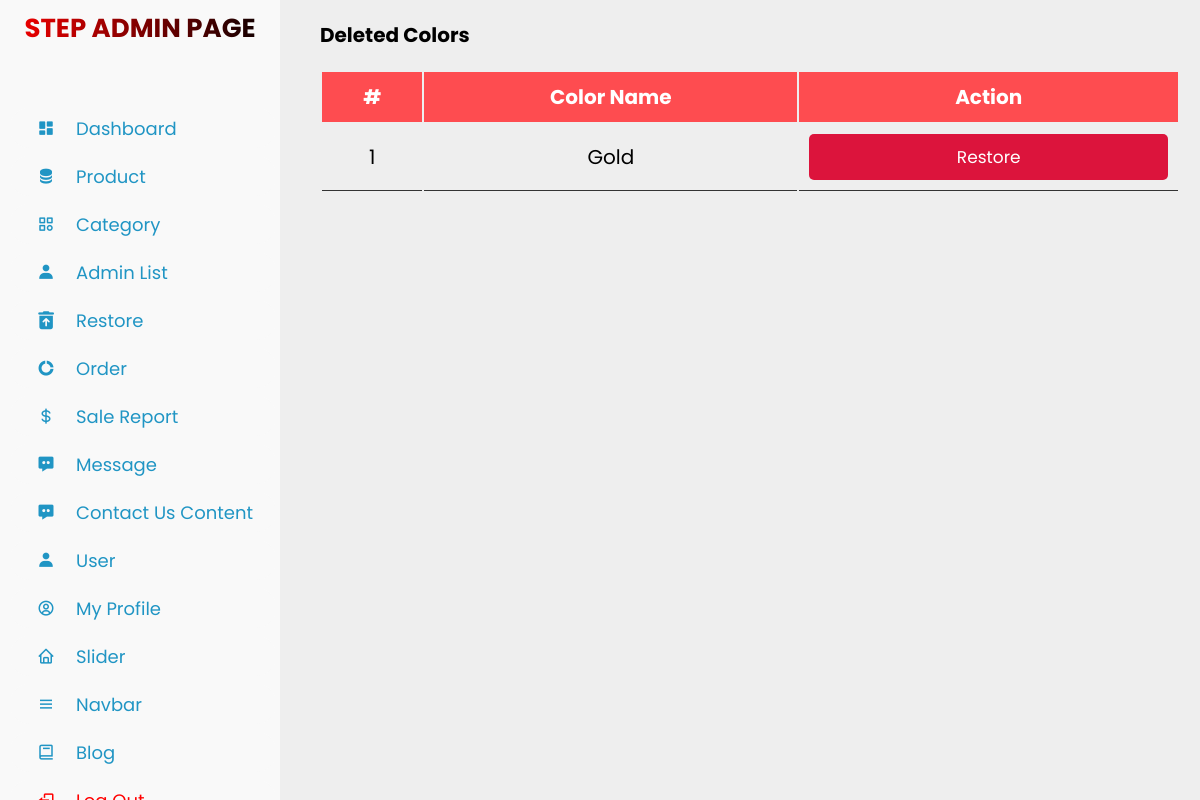
Page /admin_restore_colors.php on the earlier database version.
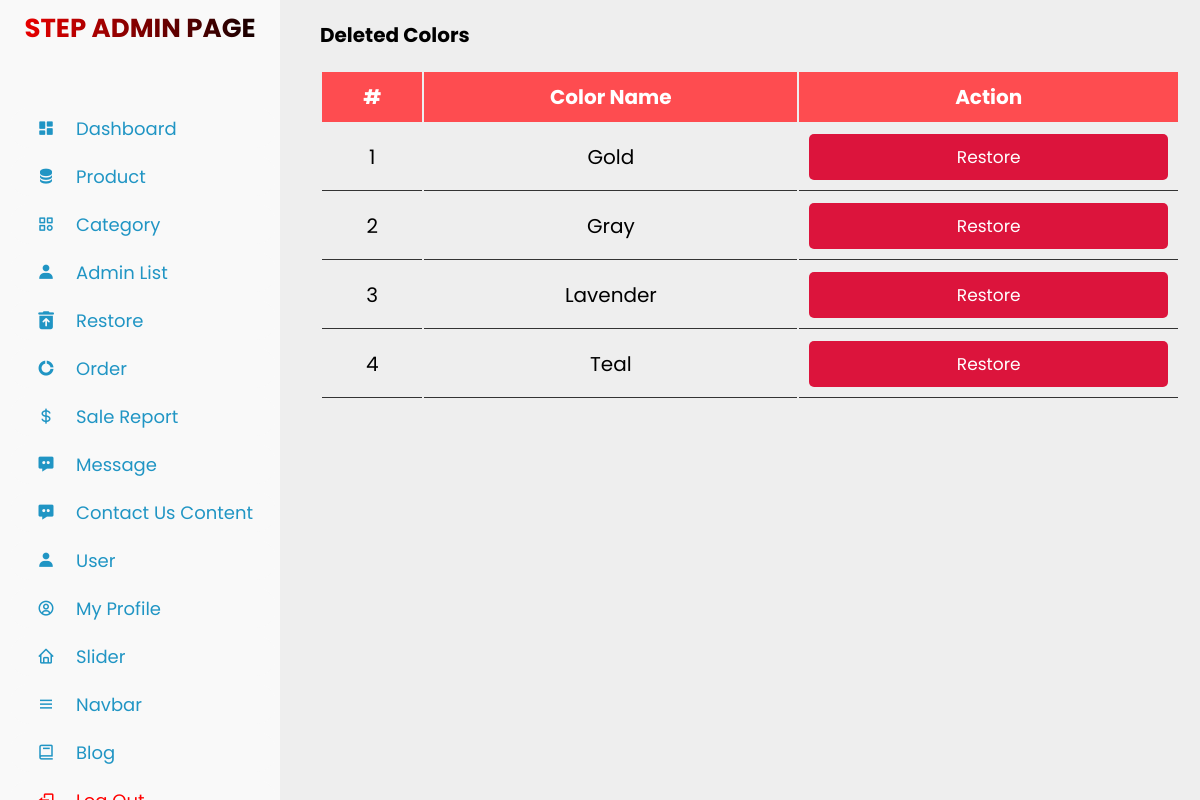
Same page on the later database version.
### tables this page shows
CREATE TABLE `deleted_colors` (
  `id` int(11) NOT NULL,
  `color_name` varchar(255) NOT NULL,
  `deleted_at` datetime DEFAULT current_timestamp()
);

### admin_restore_colors.php (the view, shortened to what this page needs)
<?php
include 'connect.php';
$stmt = $conn->prepare("SELECT * FROM deleted_colors");
$stmt->execute();
$deleted_colors = $stmt->fetchAll(PDO::FETCH_ASSOC);
?>
<!DOCTYPE html>
<html lang="en">
<head>
    <link rel="stylesheet" type="text/css" href="assets/css/admin_categories.css">
</head>
<body>
    <?php include 'sidebar.php'; ?>
    <div class="container">
        <h1>Deleted Colors</h1>
        <div class="product-display">
            <table class="product-display-table">
                <thead>
                    <tr>
                        <th>#</th>
                        <th>Color Name</th>
                        <th>Action</th>
                    </tr>
                </thead>
                <tbody>
                    <?php
                    if (empty($deleted_colors)): ?>
                        <tr>
                            <td colspan="3">No deleted colors found.</td>
                        </tr>
                    <?php else: ?>
                        <?php
                        $row_count = 1;
                        foreach ($deleted_colors as $deleted_color): ?>
                            <tr>
                                <td><?= $row_count++; ?></td>
                                <td><?= htmlspecialchars($deleted_color['color_name']); ?></td>
                                <td>
                                    <a href="restore_color.php?id=<?= htmlspecialchars($deleted_color['id']); ?>" class="btn">Restore</a>
                                </td>
                            </tr>
                        <?php endforeach; ?>
                    <?php endif; ?>
                </tbody>
            </table>
        </div>
    </div>
</body>
</html>

Differences in the rows shown:
added deleted_colors: color_name "Gray"
added deleted_colors: color_name "Lavender"
added deleted_colors: color_name "Teal"
